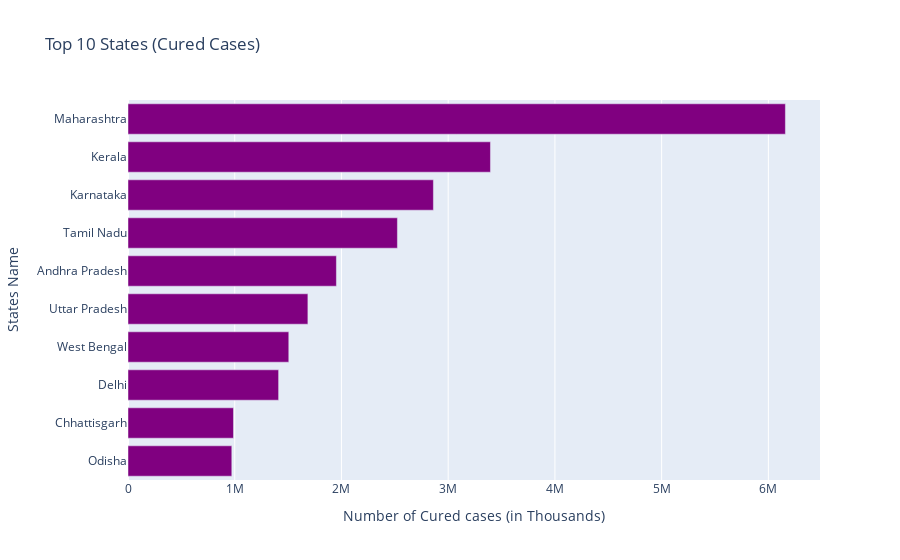

Notebook cell for this chart:
### Markdown cell above
<b>Top 10 Cured States</b>

### Code cell
# calling horizontal_bar_chart and passing cured value
top_10_recovered_states = india_cases.sort_values('Cured', ascending=False)[:10]
horizontal_bar_chart(top_10_recovered_states, top_10_recovered_states.Cured, top_10_recovered_states.index,
                    'Top 10 States (Cured Cases)', 'Number of Cured cases (in Thousands)', 'States Name', 'Purple')

### Figure 1 — Plotly figure (JSON) as saved in the notebook; plotly's stock layout.template omitted (floating-point values rounded to 4 significant figures)
{"data": [{"alignmentgroup": "True", "hovertemplate": "Number of Cured cases (in Thousands)=%{x}<br>States Name=%{y}<extra></extra>", "legendgroup": "", "marker": {"color": "Purple", "pattern": {"shape": ""}}, "name": "", "offsetgroup": "", "orientation": "h", "showlegend": false, "textposition": "auto", "type": "bar", "x": [6159676, 3396184, 2861499, 2524400, 1952736, 1685492, 1506532, 1411280, 988189, 972710], "xaxis": "x", "y": ["Maharashtra", "Kerala", "Karnataka", "Tamil Nadu", "Andhra Pradesh", "Uttar Pradesh", "West Bengal", "Delhi", "Chhattisgarh", "Odisha"], "yaxis": "y"}], "layout": {"autosize": true, "barmode": "relative", "legend": {"tracegroupgap": 0}, "title": {"text": "Top 10 States (Cured Cases)"}, "xaxis": {"anchor": "y", "autorange": true, "domain": [0, 1], "range": [0, 6484000.0], "title": {"text": "Number of Cured cases (in Thousands)"}, "type": "linear"}, "yaxis": {"anchor": "x", "autorange": true, "categoryorder": "total ascending", "domain": [0, 1], "range": [-0.5, 9.5], "title": {"text": "States Name"}, "type": "category"}}}
